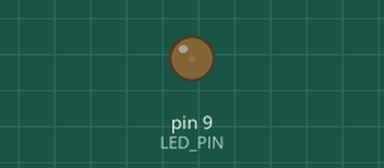
Recording of a sketch running on a simulated Arduino Uno, built with avr-gcc and run on an emulated ATmega328P. Shown: output pins drawn as LEDs (lit = HIGH).

Above: at 0.05 s.
At 1.05 s:
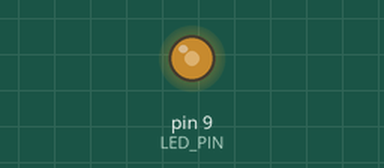
At 1.8 s:
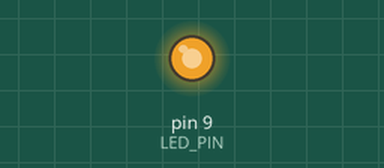
At 3.6 s:
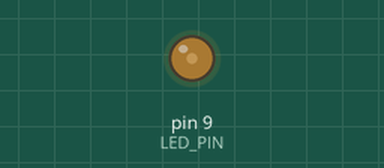
Timing chart, 0 to 5.4 s (numbered marks = the images above):
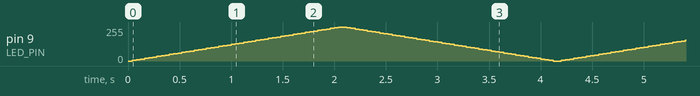

The sketch:

PWM_LED_Brightness.ino
```cpp
// Practical 06 - Part A: LED brightness control using PWM
// Arduino Uno: D9 (PWM) -> 220-330 ohm resistor -> LED anode
// LED cathode -> GND

const int LED_PIN = 9;

void setup() {
  pinMode(LED_PIN, OUTPUT);
}

void loop() {
  // Increase brightness from OFF to maximum.
  for (int value = 0; value <= 255; value += 5) {
    analogWrite(LED_PIN, value);
    delay(40);
  }

  // Decrease brightness from maximum to OFF.
  for (int value = 255; value >= 0; value -= 5) {
    analogWrite(LED_PIN, value);
    delay(40);
  }
}
```
